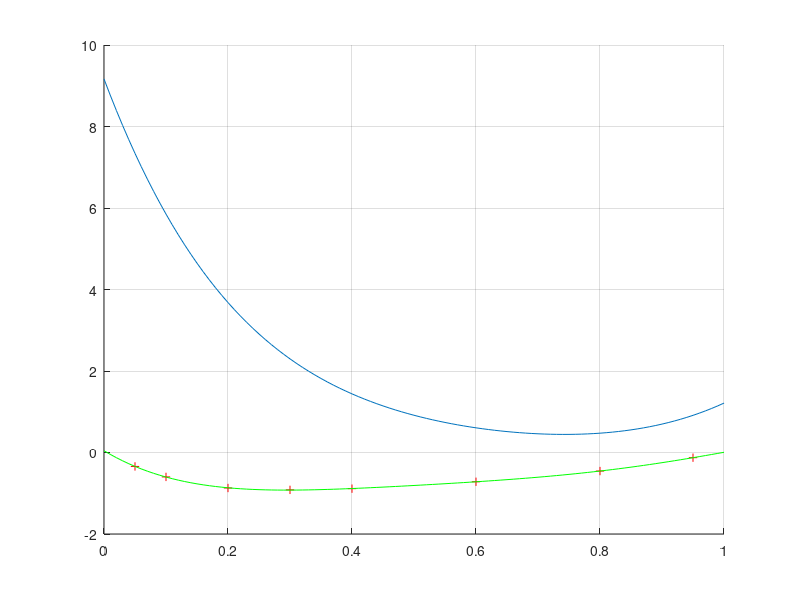

This chart was generated by the following MATLAB code:
clc;
clear;

X1 = [0.05 0.1 0.2 0.3 0.4 0.6 0.8 0.95];
dH = [-0.342 -0.599 -0.871 -0.917 -0.887 -0.718 -0.455 -0.127];

p = polyfit(X1, dH, 6)
x = 0:0.01:1;
yp = polyval(p,x);

dif = diff(p)
dp = polyval(dif,x)


x1_0 = polyval(p,0);
x1_1 = polyval(p,1);
dH_035 = polyval(p,0.35) 
dH_065 = polyval(p,0.65);

m = (dH_065 - dH_035)/0.3;
%y_035 = d_035*(x - 0.35) + dH_035;
%y_065 = m*(x-0.65) + dH_065;

hold on
plot(X1,dH,'+r',x,yp,'g')
plot(x,dp)
grid


